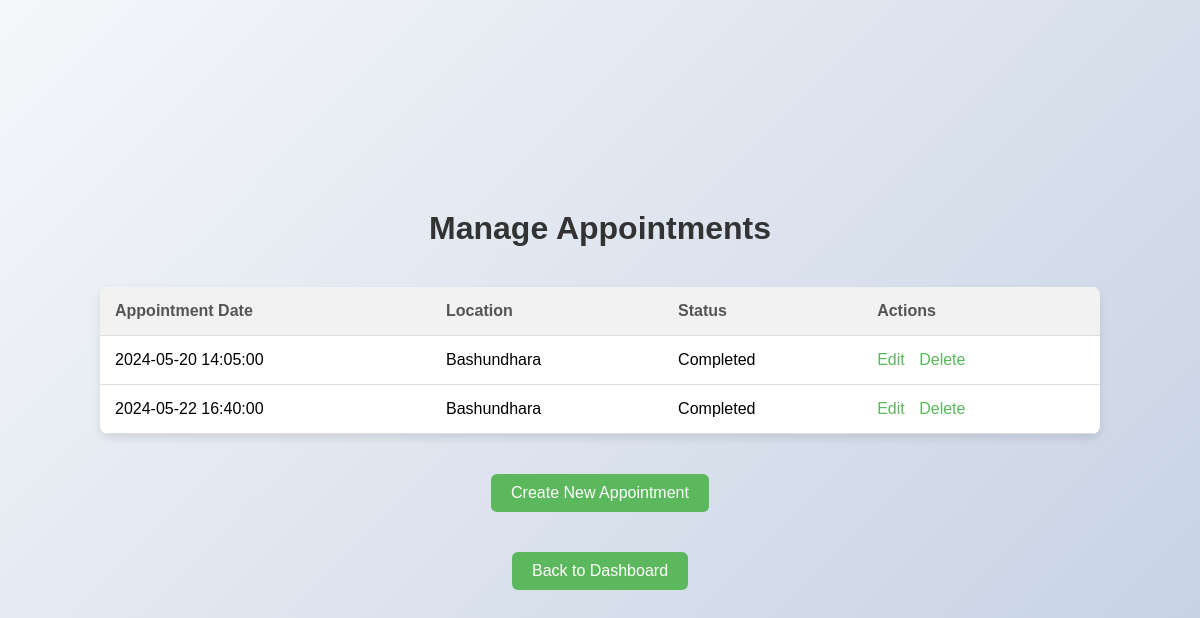
/Views/appointments.php (signed in), run on the app's committed database.
### tables this page shows
CREATE TABLE `appointments` (
  `appointment_id` int(11) NOT NULL,
  `donor_id` int(11) DEFAULT NULL,
  `appointment_date` datetime NOT NULL,
  `location` varchar(255) NOT NULL,
  `status` varchar(20) DEFAULT 'Scheduled',
  `confirmation_code` varchar(100) DEFAULT NULL,
  `created_at` timestamp NOT NULL DEFAULT current_timestamp(),
  `updated_at` timestamp NOT NULL DEFAULT current_timestamp() ON UPDATE current_timestamp()
);

### Controllers/appointmentcontroller.php (called while the page is built, shortened)
<?php
$user_id = $_SESSION['user_id'];
$appointments_sql = "SELECT * FROM appointments WHERE donor_id = $user_id";
$appointments_result = $conn->query($appointments_sql);
?>

### Views/appointments.php (the view, shortened to what this page needs)
<?php
include '../Models/database.php';
include '../Controllers/appointmentcontroller.php';
?>
<!DOCTYPE html>
<html lang="en">
<head>
    <link rel="stylesheet" href="../css/app.css">
</head>
<body>
    <h1>Manage Appointments</h1>
    <table>
        <thead>
            <tr>
                <th>Appointment Date</th>
                <th>Location</th>
                <th>Status</th>
                <th>Actions</th>
            </tr>
        </thead>
        <tbody>
            <?php while ($appointment = $appointments_result->fetch_assoc()): ?>
            <tr>
                <td><?php echo $appointment['appointment_date']; ?></td>
                <td><?php echo $appointment['location']; ?></td>
                <td><?php echo $appointment['status']; ?></td>
                <td>
                    <a href="edit_appointment.php?id=<?php echo $appointment['appointment_id']; ?>">Edit</a>
                    <a href="../Controllers/delete_appointment.php?id=<?php echo $appointment['appointment_id']; ?>">Delete</a>
                </td>
            </tr>
            <?php endwhile; ?>
        </tbody>
    </table>
    <a href="create_appointment.php" class="button">Create New Appointment</a>
    <a href="dashboard.php" class="button">Back to Dashboard</a>
</body>
</html>

### css/app.css (style rules this page uses)
body { font-family: Arial, sans-serif; background: linear-gradient(135deg, #f5f7fa 0%, #c3cfe2 100%); margin: 0; padding: 0; display: flex; justify-content: center; align-items: center; flex-direction: column; min-height: 100vh; }
h1 { margin: 20px 0; color: #333; text-align: center; }
table { width: 90%; max-width: 1000px; border-collapse: collapse; margin: 20px 0; background: #fff; box-shadow: 0 4px 8px rgba(0, 0, 0, 0.1); border-radius: 8px; overflow: hidden; }
th, td { padding: 15px; text-align: left; border-bottom: 1px solid #ddd; }
th { background-color: #f2f2f2; color: #555; font-weight: bold; }
td a { color: #5cb85c; text-decoration: none; margin-right: 10px; transition: color 0.3s ease; }
a.button { display: inline-block; padding: 10px 20px; background-color: #5cb85c; color: #fff; text-decoration: none; border-radius: 6px; margin: 20px 10px; transition: background-color 0.3s ease; }

### data on the page
appointments: appointment_date "2024-05-20 14:05:00", location "Bashundhara", status "Completed"
appointments: appointment_date "2024-05-22 16:40:00", location "Bashundhara", status "Completed"
